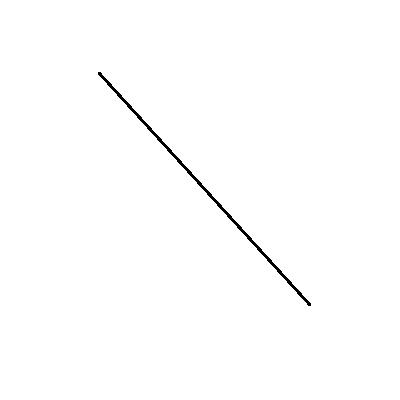
#> input picture project/lineDistinguish/line6.jpeg, 400 x 400 px
$ python d-dd-line.py   (older library calls are emulated)
#> lines starting #> are read from the running program, lines starting #| are printed output that depends on the picture; after the words box and inside, x2 and y2 are one past the last pixel; in counts of white or black regions, pixels touching at a corner belong together
#Created on: Apr 18, 2017
#Author: chen
#llcc2196@gmail.com
import cv2
import numpy as np
import matplotlib
matplotlib.use('TkAgg')
from matplotlib import pyplot as plt

def lineContours(img):
	ret, binary = cv2.threshold(img,127,255,0)
	img2, contours, hierarchy = cv2.findContours			(binary,cv2.RETR_TREE,cv2.CHAIN_APPROX_NONE)
#If you pass cv2.CHAIN_APPROX_NONE, all the boundary points are stored.
	linecontours = np.vstack(contours[1]).squeeze()
	contour = np.vsplit(linecontours, 2)
	return contour[0]

def derivative(point1,point2):
	dpoint = (point2[1] - point1[1]) / (point2[0] - point1[0])
	return dpoint

def lineDerivative(line,step=1,averstep=5):
	dline = []
	for i in range(0,len(line)-averstep,step):
		dline.append(derivative(line[i],line[i + averstep]))
	return dline

def lineCurvature(dline,step=1,averstep=1):
	ddline = []
	for i in range(0,len(dline)-averstep,step):
		ddline.append(dline[i+averstep] - dline[i])
	return ddline

#plot the line properties(original image,line,derivative of line,curvature of line),x_axis,y_axis is image size
def plotLineproperties(img,contour,dline,ddline,amplitude = 10,x_axis = 400,y_axis = 400):

	plt.subplot(2,2,1),plt.title('drawcontour')
	plt.imshow(img)

	x = contour[5:,0]
	y = contour[5:,1]
	plt.subplot(2,2,2),plt.title('contour points')
	plt.plot(x,y),plt.axis([0, x_axis, 0, y_axis])

	td = np.arange(0, len(dline))
	plt.subplot(2,2,3),plt.plot(td,dline),plt.title('contour derivative'),plt.axis([0, len(dline), -amplitude, amplitude])

	tdd = np.arange(0, len(ddline))
	plt.subplot(2,2,4),plt.plot(tdd,ddline),plt.title('contour curvature'),plt.axis([0, len(ddline), -amplitude, amplitude])
	plt.show()
	return 0

img = cv2.imread('line6.jpeg',0)
#> img is the input picture: shape (400, 400); min 0, max 255, mean 253.4
imgori = cv2.imread('line6.jpeg')
contour = lineContours(img)
#> in lineContours, `ret, binary = cv2.threshold(img,127,255,0)`: binary: shape (400, 400); 99.4% white; black in thin lines or dots, all inside (x1, y1, x2, y2) = (98, 72, 311, 306)
#> in lineContours, `img2, contours, hierarchy = cv2.findContours			(binary,cv2.RETR_TREE,c..`: contours = 2 contours; box (x1, y1, x2, y2) and area: (0, 0, 400, 400) 159201, (97, 71, 312, 307) 1190
#> in lineContours, `linecontours = np.vstack(contours[1]).squeeze()`: linecontours = 474 pairs, first value 97 to 311, second value 71 to 306
#> in lineContours, `contour = np.vsplit(linecontours, 2)`: contour = 2 items
#> contour = 237 pairs, first value 97 to 311, second value 71 to 304
dline = lineDerivative(contour)
#> the loop in lineDerivative, `for i in range(0,len(line)-averstep,step):` made 232 passes
#> dpoint in derivative on passes 1 to 3: 0.2, 0.75, 1
#> after the loop in lineDerivative, `for i in range(0,len(line)-averstep,step):`: dline = 232 values, max 1.25 at index 3, min 0.2 at index 0, mean 1.11
ddline = lineCurvature(dline)
#> after the loop in lineCurvature, `for i in range(0,len(dline)-averstep,step):`: ddline = 231 values, max 0.55 at index 0, min -0.25 at index 5, mean 0.00455
plotLineproperties(imgori,contour,dline,ddline)
#> in plotLineproperties, `x = contour[5:,0]`: x = 232 values from 102 to 311
#> in plotLineproperties, `y = contour[5:,1]`: y = 232 values from 73 to 304
#> in plotLineproperties, `td = np.arange(0, len(dline))`: td = 232 values from 0 to 231
#> in plotLineproperties, `tdd = np.arange(0, len(ddline))`: tdd = 231 values from 0 to 230
#> in plotLineproperties, `plt.show()`:
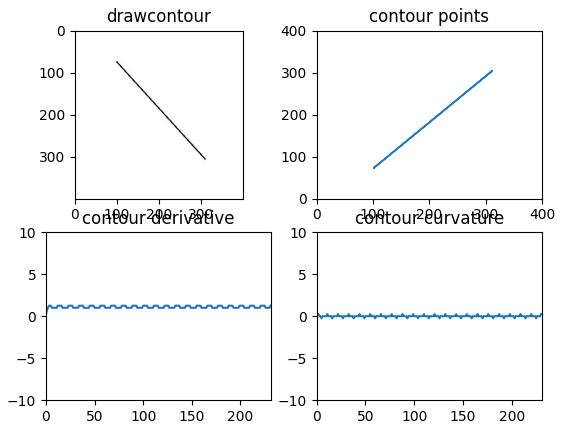
#> figure drawn by matplotlib, 4 panels; panel 3: curve peaks at x = 3, y = 1.25; panel 4: curve peaks at x = 0, y = 0.55


#cv2.waitKey(0)

$ run again, with project/lineDistinguish/line1.jpeg copied over project/lineDistinguish/line6.jpeg
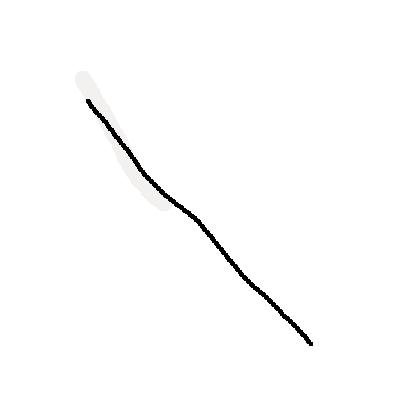
#> input picture project/lineDistinguish/line1.jpeg, 400 x 400 px
#> imgori is the input picture: shape (400, 400, 3); mean B, G, R 252.3, 252.3, 252.3
#> binary: shape (400, 400); 99% white; 1 black region
#> contours = 2 contours; box (x1, y1, x2, y2) and area: (0, 0, 400, 400) 159201, (85, 98, 314, 347) 1850
#> linecontours = 616 pairs, first value 85 to 313, second value 98 to 346
#> in lineContours, `contour = np.vsplit(linecontours, 2)`: contour = 2 items
#> `contour = lineContours(img)`: contour = 308 pairs, first value 85 to 313, second value 98 to 344
#> the loop in lineDerivative, `for i in range(0,len(line)-averstep,step):` made 303 passes
#> dpoint in derivative on passes 1 to 3: 0, 0.4, 0.75
#> after the loop in lineDerivative, `for i in range(0,len(line)-averstep,step):`: dline = 303 values, max 2 at index 302, min 0 at index 0, mean 1.13
#> after the loop in lineCurvature, `for i in range(0,len(dline)-averstep,step):`: ddline = 302 values, max 0.667 at index 3, min -0.667 at index 14, mean 0.00662
#> x = 303 values from 90 to 313
#> y = 303 values from 99 to 344
#> td = 303 values from 0 to 302
#> tdd = 302 values from 0 to 301
#> in plotLineproperties, `plt.show()`:
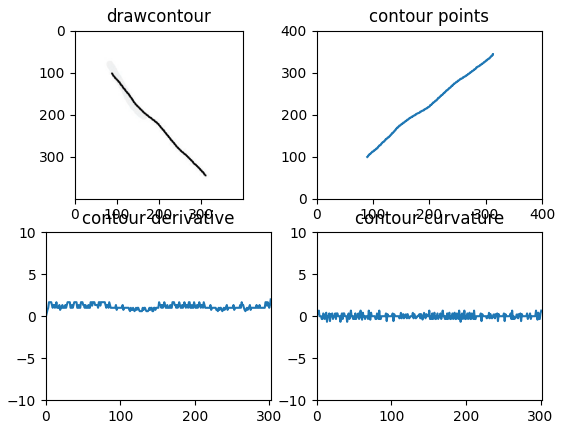
#> figure drawn by matplotlib, 4 panels; B, G, R data is drawn as R, G, B; panel 3: curve peaks at x = 302, y = 2; panel 4: curve peaks at x = 3, y = 0.667

$ run again, with project/lineDistinguish/line3.jpeg copied over project/lineDistinguish/line6.jpeg
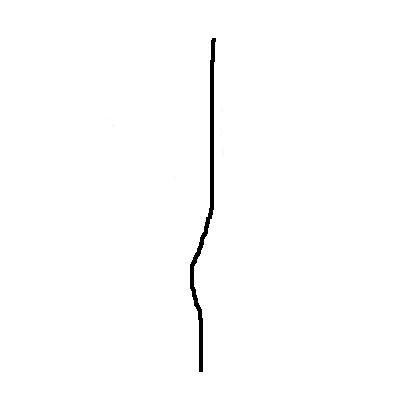
#> input picture project/lineDistinguish/line3.jpeg, 400 x 400 px
#> img is the input picture: shape (400, 400); min 0, max 255, mean 252.7
#> binary: shape (400, 400); 99.1% white; 1 black region
#> contours = 2 contours; box (x1, y1, x2, y2) and area: (0, 0, 400, 400) 159201, (189, 37, 217, 373) 1741
#> linecontours = 678 pairs, first value 189 to 216, second value 37 to 372
#> in lineContours, `contour = np.vsplit(linecontours, 2)`: contour = 2 items
#> `contour = lineContours(img)`: contour = 339 pairs, first value 194 to 216, second value 37 to 370
#> the loop in lineDerivative, `for i in range(0,len(line)-averstep,step):` made 334 passes
#> dpoint in derivative on passes 1 to 3: 0, 0.5, 1
#> after the loop in lineDerivative, `for i in range(0,len(line)-averstep,step):`: dline = 334 items, first 6: 0, 0.5, 1, 2, inf, -5
#> after the loop in lineCurvature, `for i in range(0,len(dline)-averstep,step):`: ddline = 333 items, first 6: 0.5, 0.5, 1, inf, -inf, 0
#> x = 334 values, max 216 at index 0, min 194 at index 229, mean 208.2
#> y = 334 values from 38 to 370
#> td = 334 values from 0 to 333
#> tdd = 333 values from 0 to 332
#> in plotLineproperties, `plt.show()`:
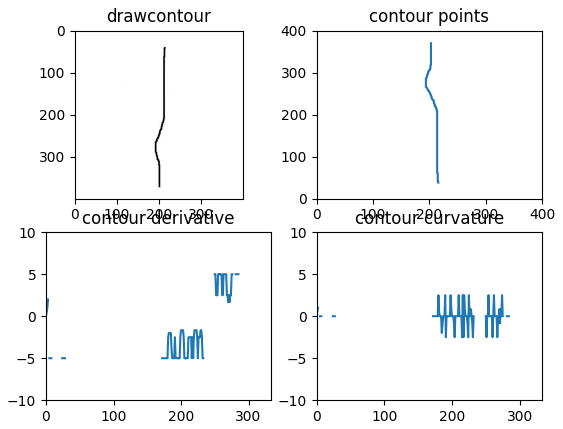
#> figure drawn by matplotlib, 4 panels

$ run again, with project/lineDistinguish/line4.jpeg copied over project/lineDistinguish/line6.jpeg
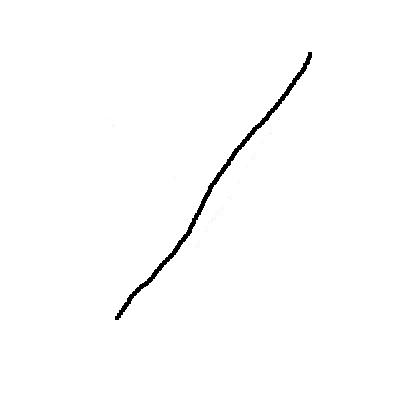
#> input picture project/lineDistinguish/line4.jpeg, 400 x 400 px
#> img is the input picture: shape (400, 400); min 0, max 255, mean 252.5
#> binary: shape (400, 400); 99% white; 1 black region
#> contours = 2 contours; box (x1, y1, x2, y2) and area: (0, 0, 400, 400) 159201, (114, 51, 313, 321) 1837
#> linecontours = 626 pairs, first value 114 to 312, second value 51 to 320
#> in lineContours, `contour = np.vsplit(linecontours, 2)`: contour = 2 items
#> `contour = lineContours(img)`: contour = 313 pairs, first value 119 to 312, second value 51 to 318
#> the loop in lineDerivative, `for i in range(0,len(line)-averstep,step):` made 308 passes
#> dpoint in derivative on passes 1 to 3: 0, 0.5, 1
#> after the loop in lineDerivative, `for i in range(0,len(line)-averstep,step):`: dline = 308 items, first 6: 0, 0.5, 1, 2, 5, inf
#> after the loop in lineCurvature, `for i in range(0,len(dline)-averstep,step):`: ddline = 307 items, first 6: 0.5, 0.5, 1, 3, inf, -inf
#> x = 308 values, max 312 at index 0, min 119 at index 307, mean 218.3
#> y = 308 values from 52 to 318
#> td = 308 values from 0 to 307
#> tdd = 307 values from 0 to 306
#> in plotLineproperties, `plt.show()`:
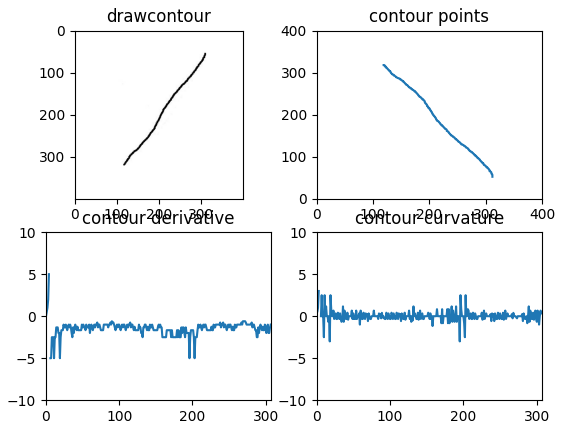
#> figure drawn by matplotlib, 4 panels
